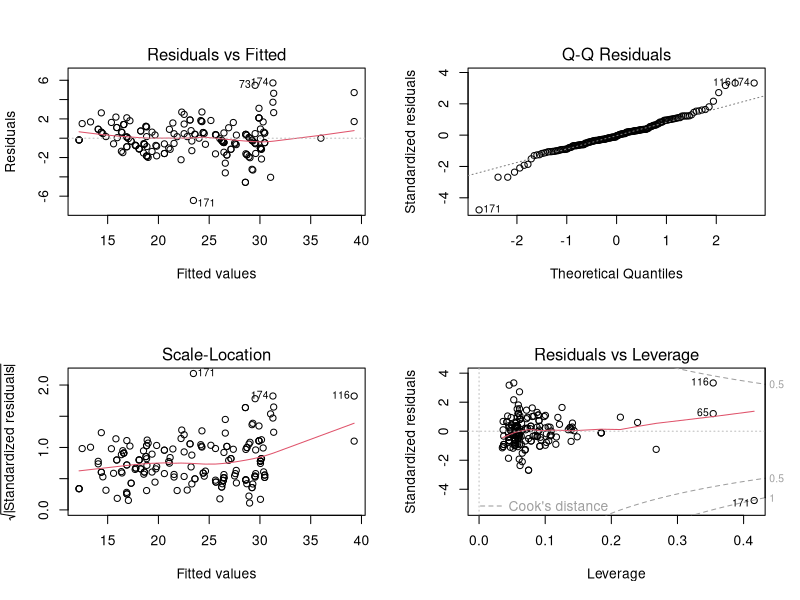
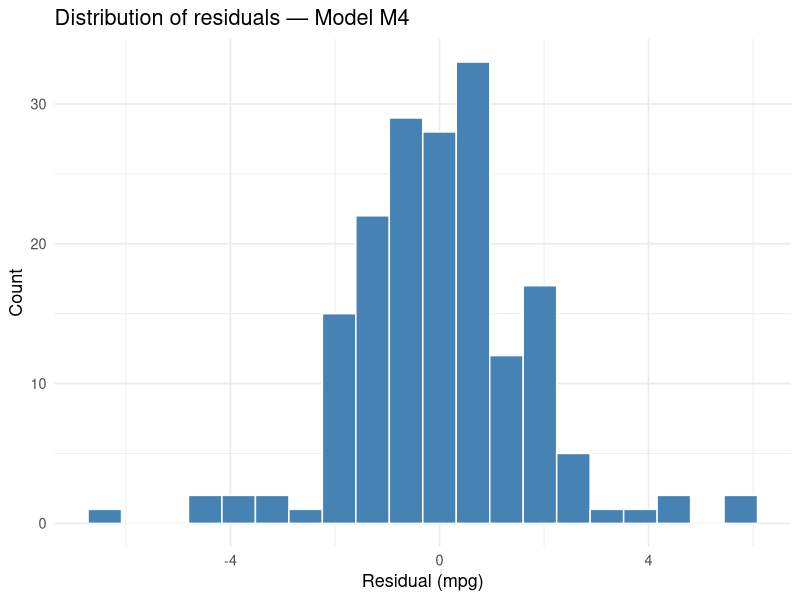
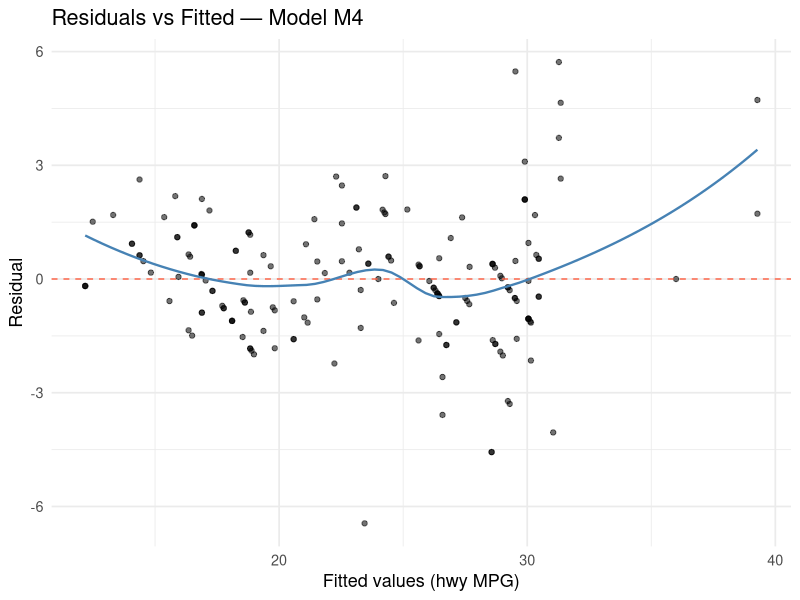

R code for these plots, in order:
## ---- chunk 1
library(tidyverse)
library(broom)    # tidy() and glance() for clean model output
library(modelr)   # add_predictions() and add_residuals()
## ---- chunk 2
set.seed(2026)  # reproducibility

# 75/25 train-test split is a reasonable choice for n=234.
# Using a held-out test set is essential — comparing models on training data
# alone would always favour the most complex model regardless of generalisation.
train_idx <- sample(nrow(mpg), size = floor(0.75 * nrow(mpg)))
mpg_train <- mpg[train_idx, ]
mpg_test  <- mpg[-train_idx, ]

cat("Train:", nrow(mpg_train), "| Test:", nrow(mpg_test), "\n")
## ---- chunk 3
# Baseline model: one numeric predictor.
# Engine displacement is the most obvious candidate — larger engines
# tend to be less fuel-efficient.
m1 <- lm(hwy ~ displ, data = mpg_train)

tidy(m1)       # coefficients, SE, p-values
glance(m1) %>% select(adj.r.squared, AIC, BIC)
## ---- chunk 4
# RMSE on the held-out test set: the key generalisation metric.
# Lower RMSE = better predictions on unseen data.
rmse_m1 <- mpg_test %>%
  add_predictions(m1) %>%
  summarise(rmse = sqrt(mean((hwy - pred)^2))) %>%
  pull(rmse)

cat("Test RMSE M1:", round(rmse_m1, 3), "\n")
## ---- chunk 5
# The residual vs fitted plot for M1 shows a slight curve, suggesting
# a quadratic term for displacement could improve fit.
# Vehicle class (SUV, compact, etc.) captures structural differences
# in fuel efficiency that displacement alone cannot explain.
m2 <- lm(hwy ~ poly(displ, 2) + class, data = mpg_train)

tidy(m2) %>% select(term, estimate, p.value)
glance(m2) %>% select(adj.r.squared, AIC, BIC)
## ---- chunk 6
rmse_m2 <- mpg_test %>%
  add_predictions(m2) %>%
  summarise(rmse = sqrt(mean((hwy - pred)^2))) %>%
  pull(rmse)

cat("Test RMSE M2:", round(rmse_m2, 3), "\n")
## ---- chunk 7
# Drivetrain (drv: f/r/4) and number of cylinders add explanatory power
# beyond what displacement and class already capture.
# Fuel type (fl) distinguishes diesel, premium, regular, etc.
m3 <- lm(hwy ~ poly(displ, 2) + class + drv + cyl + fl, data = mpg_train)

tidy(m3) %>% select(term, estimate, p.value) %>% print(n = 25)
glance(m3) %>% select(adj.r.squared, AIC, BIC)
## ---- chunk 8
rmse_m3 <- mpg_test %>%
  add_predictions(m3) %>%
  summarise(rmse = sqrt(mean((hwy - pred)^2))) %>%
  pull(rmse)

cat("Test RMSE M3:", round(rmse_m3, 3), "\n")
## ---- chunk 9
# AIC-based backward selection starts from the full model and removes
# variables one at a time if their removal reduces AIC (Akaike Information
# Criterion = log-likelihood penalty for model complexity).
# This is data-driven feature selection — the result may differ from
# what domain knowledge would suggest, but it serves as a useful reference.
full_model <- lm(
  hwy ~ displ + cyl + drv + class + year + fl + trans,
  data = mpg_train
)

# trace = FALSE suppresses the step-by-step AIC log
m4 <- step(full_model, direction = "backward", trace = FALSE)

tidy(m4) %>% select(term, estimate, p.value) %>% print(n = 20)
glance(m4) %>% select(adj.r.squared, AIC, BIC)
## ---- chunk 10
rmse_m4 <- mpg_test %>%
  add_predictions(m4) %>%
  summarise(rmse = sqrt(mean((hwy - pred)^2))) %>%
  pull(rmse)

cat("Test RMSE M4:", round(rmse_m4, 3), "\n")
## ---- chunk 11
# Collecting all metrics into one table for easy comparison.
# adj.r.squared penalises extra predictors — better than raw R² for comparison.
# AIC measures in-sample fit+complexity; test RMSE measures out-of-sample accuracy.
comparison <- tibble(
  model = c("M1: displ only",
            "M2: poly(displ,2) + class",
            "M3: M2 + drv + cyl + fl",
            "M4: backward AIC"),
  n_predictors = c(
    length(coef(m1)) - 1,
    length(coef(m2)) - 1,
    length(coef(m3)) - 1,
    length(coef(m4)) - 1
  ),
  adj_r_squared = c(
    glance(m1)$adj.r.squared,
    glance(m2)$adj.r.squared,
    glance(m3)$adj.r.squared,
    glance(m4)$adj.r.squared
  ),
  AIC       = c(AIC(m1), AIC(m2), AIC(m3), AIC(m4)),
  test_rmse = c(rmse_m1, rmse_m2, rmse_m3, rmse_m4)
)

comparison %>% arrange(test_rmse)
## ---- chunk 12
# Standard four-panel diagnostic plot:
# 1. Residuals vs Fitted — checks linearity and homoscedasticity
# 2. Normal Q-Q — checks normality of residuals
# 3. Scale-Location — another view of heteroscedasticity
# 4. Residuals vs Leverage — identifies influential observations (Cook's distance)
par(mfrow = c(2, 2))
plot(m4)
par(mfrow = c(1, 1))
## ---- chunk 13
# Histogram of residuals: a useful complement to the Q-Q plot.
# Mild skew is acceptable for n > 100; the central limit theorem
# makes inference (p-values, CIs) robust to modest departures from normality.
tibble(residuals = residuals(m4)) %>%
  ggplot(aes(x = residuals)) +
  geom_histogram(bins = 20, fill = "steelblue", color = "white") +
  theme_minimal(base_size = 13) +
  labs(
    title = "Distribution of residuals — Model M4",
    x = "Residual (mpg)", y = "Count"
  )
## ---- chunk 14
# Residuals vs fitted: the ideal pattern is a horizontal band around zero.
# A clear curve here would indicate missing nonlinear terms.
# The slight downward trend at the extremes is common in MPG data
# and suggests the variance is not perfectly constant.
ggplot(m4, aes(x = .fitted, y = .resid)) +
  geom_point(alpha = 0.55) +
  geom_hline(yintercept = 0, linetype = "dashed", color = "tomato") +
  geom_smooth(se = FALSE, color = "steelblue", linewidth = 0.8) +
  theme_minimal(base_size = 13) +
  labs(
    title = "Residuals vs Fitted — Model M4",
    x = "Fitted values (hwy MPG)",
    y = "Residual"
  )
## ---- chunk 15
comparison %>% arrange(test_rmse)
